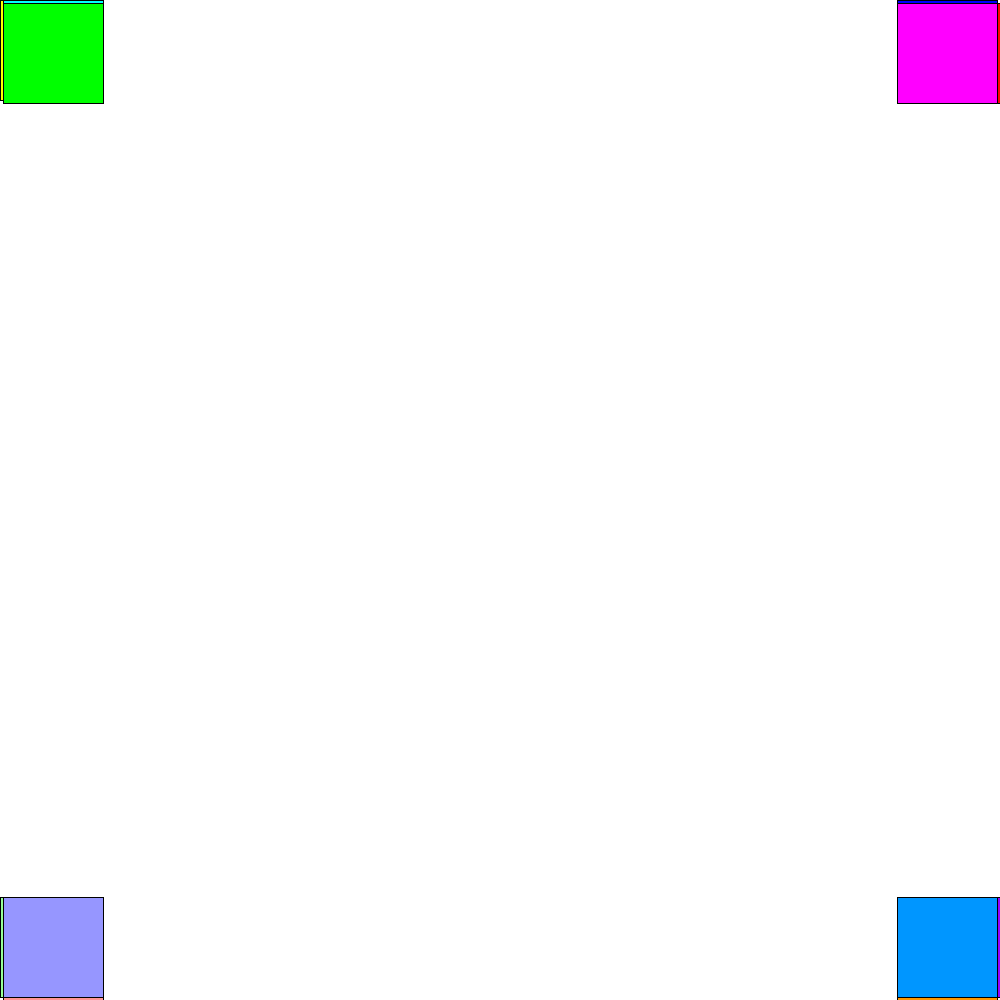
Frame 1 (no input)
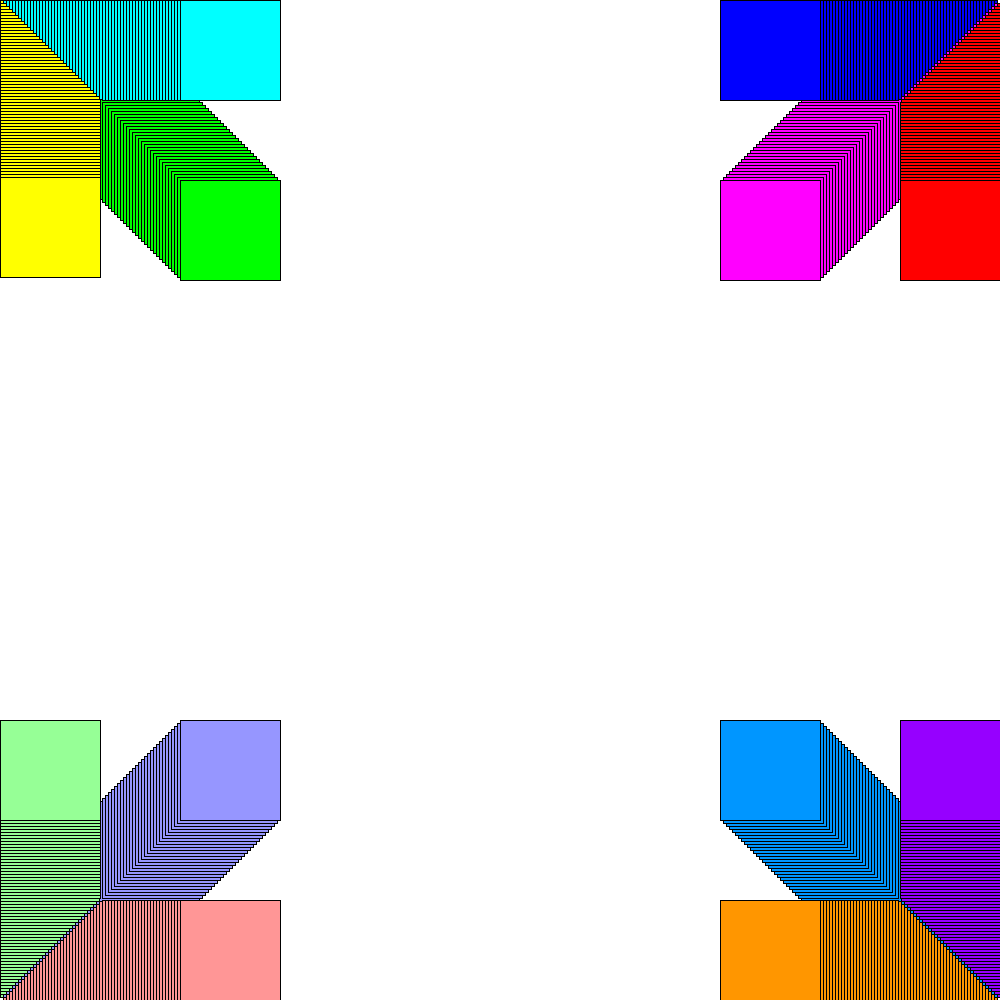
Frame 60 (the mouse pressed at the canvas centre just before this capture)
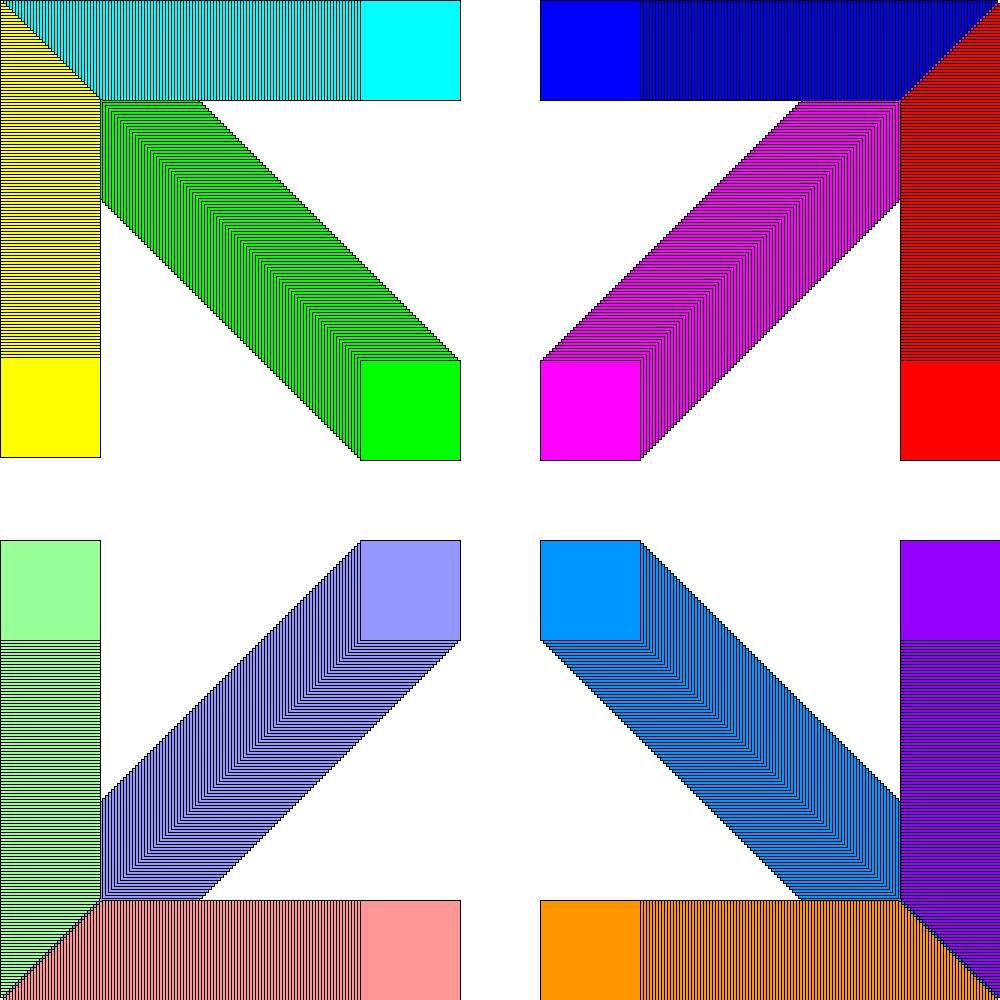
Frame 120 (the mouse held since frame 60 and released just before this capture)

The Processing sketch that drew these frames (run headless with seeded random() and noise(); from frame 60 on, the mouse is pressed at the canvas centre):

// Processing sketch: Harlan_square
// ── Harlan_square.pde
int apple=0;


void setup()
{
  size(1000, 1000);
  background(255, 255, 255);
}

void draw()
{
  fill(255, 255, 0);
  rect(0, 0 + apple, 100, 100);
  apple= apple + 3;
  if (apple > 1000)
  {
    apple = 0;
  }

  fill(0, 255, 255);
  rect(0 + apple, 0, 100, 100);
  fill(0,255,0);
  rect(0 + apple,0 + apple,100,100);
  fill(0,0,255);
  rect(900 - apple,0,100,100);
  fill(255,0,0);
  rect(900,0 + apple,100,100);
  fill(255,0,255);
  rect(900-apple,0+apple,100,100);
  fill(150,0,255);
  rect(900,900-apple,100,100);
  fill(255,150,0);
  rect(900-apple,900,100,100);
  fill(0,150,255);
  rect(900-apple,900-apple,100,100);
  fill(255,150,150);
  rect(0+apple,900,100,100);
  fill(150,255,150);
  rect(0,900-apple,100,100);
  fill(150,150,255);
  rect(0+apple,900-apple,100,100);
}
